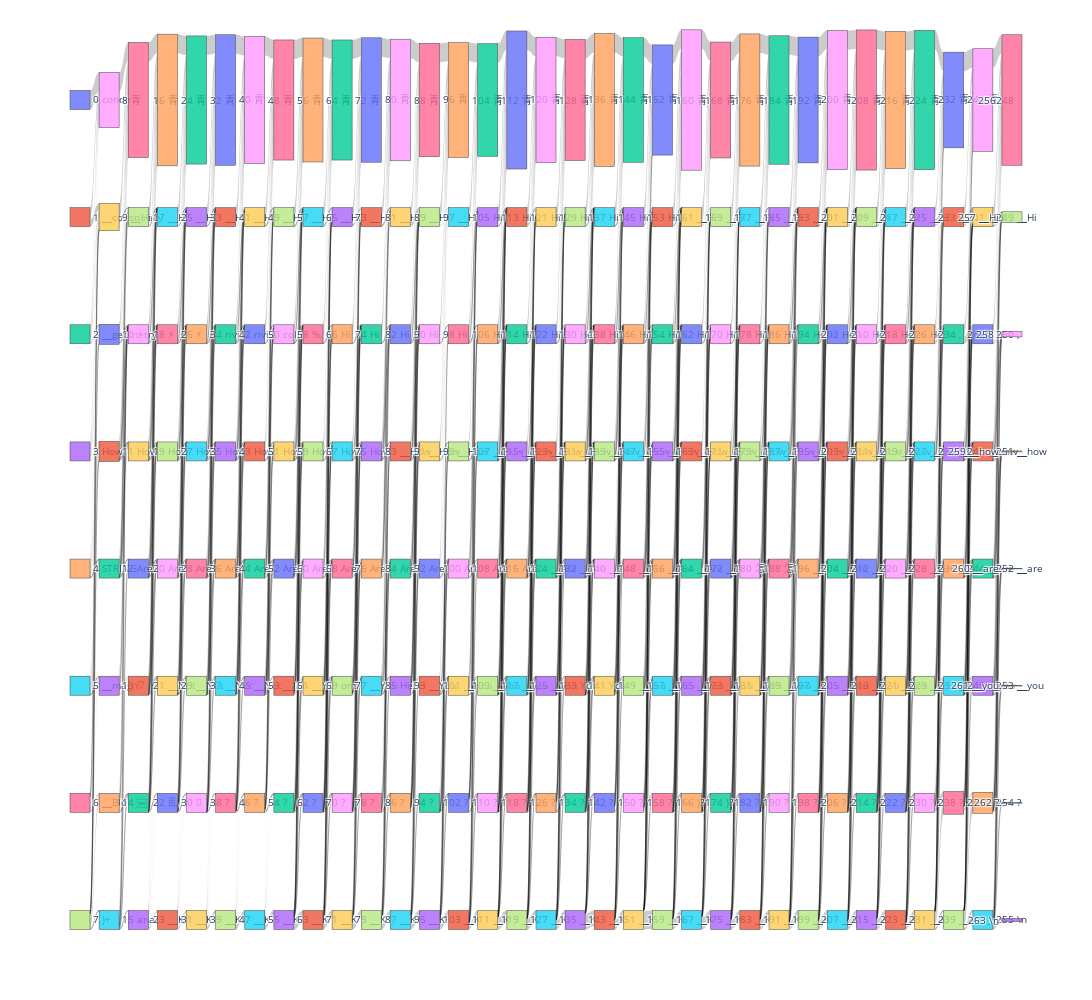

Notebook source saved alongside this figure:
### Code cell
n_tok = len(dfs["input"].columns)

attentions = compute_batch_complete_padded_attentions(generated_output, range(0, 32))

# for key, df in dfs.items():        
nodexs = []
nodeys = []
labels = []
# Cycle through every layer of the model, gathering all blocks as nodes
for idx, row in dfs["input"].iterrows():
    # Generate coordinates for nodes
    xs = [i for i in range(len(row))]
    ys = [idx] * len(row)

    nodexs.append(xs)
    nodeys.append(ys)

    for x, y in zip(xs, ys):
        labels.append(row.iloc[x])

s = np.repeat([i for i in range(0, len(labels) - n_tok)], n_tok).astype(int).tolist()
t = np.array([[j for j in range(i, i + n_tok)] * n_tok for i in range(n_tok, len(labels), n_tok)]).flatten().astype(int).tolist()
v = np.array([[attentions[-1][i][j][::-1] for j in range(0, n_tok)][::-1] for i in reversed(range(0, 32))]).flatten()[::-1].astype(float).tolist()
s = [el_s for el_s, el_v in zip(s, v) if el_v > 0]
t = [el_t for el_t, el_v in zip(t, v) if el_v > 0]
v = [el_v for el_v in v if el_v > 0]

#nodexs = np.array(nodexs).flatten() 
#nodexs = (nodexs / nodexs.max()) * 0.1 + 0.0000001
#nodeys = np.array(nodeys).flatten()
#nodeys = (nodeys / nodeys.max()) * 3 + 0.0000001

# Vertical
#fig = go.Figure(go.Sankey(
#    orientation = "v",
#    arrangement='fixed',
#    valueformat=".5r",
#    node=dict(
#        align="left",
#        label=[f"{i} {l}" for i,l in enumerate(labels)],
#        y=nodexs,
#        x=nodeys[::-1],
#        pad=50
#    ),
#    link=dict(
#       source=s,
#       target=t,
#       value=v
#    )
#))
#fig.update_layout(font_size=10, width=1000, height=2700)

nodexs = np.array(nodexs).flatten() 
nodexs = (nodexs / nodexs.max()) + 0.0000001
nodeys = np.array(nodeys).flatten()
nodeys = (nodeys / nodeys.max()) + 0.0000001

fig = go.Figure(go.Sankey(
    orientation = "h",
    arrangement="fixed",
    valueformat=".5r",
    node=dict(
        align="left",
        label=[f"{i} {l}" for i,l in enumerate(labels)],
        y=nodexs,
        x=nodeys[::-1],
        pad=80
    ),
    link=dict(
       source=s,
       target=t,
       value=v
    )
))
fig.update_layout(font_size=10, width=4000, height=1000)

fig.show()

### Figure 1 — Plotly figure (JSON) as saved in the notebook; plotly's stock layout.template omitted (floating-point values rounded to 4 significant figures; data arrays with more than 128 entries replaced by an {"elided": "..."} marker saying what was removed)
{"data": [{"arrangement": "fixed", "link": {"source": {"elided": "1152 int values"}, "target": {"elided": "1152 int values"}, "value": {"elided": "1152 float values"}}, "node": {"align": "left", "label": {"elided": "264 str values"}, "pad": 80, "x": {"elided": "264 float values"}, "y": {"elided": "264 float values"}}, "orientation": "h", "type": "sankey", "valueformat": ".5r"}], "layout": {"font": {"size": 10}, "height": 1000, "width": 4000}}
